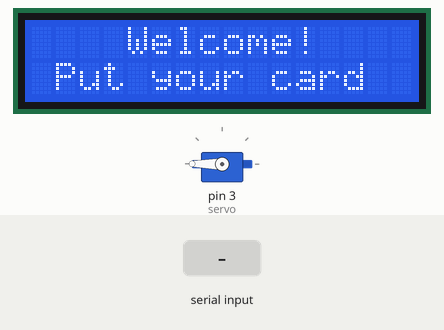
This sketch was run on a simulated Arduino Uno, built with avr-gcc and run on an emulated ATmega328P. On the bench: servo, 16×2 character LCD. Inputs (shaded band) come from the test bench.

Above: at 3.3 s.
3.4 s: "UNLOCK\n" received over Serial
At 3.44 s:
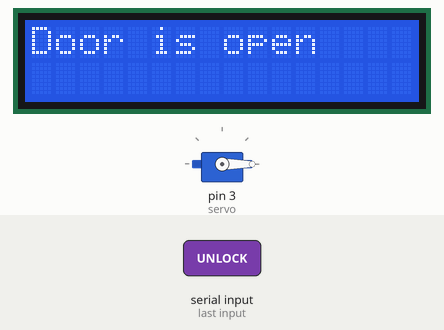
At 4.6 s:
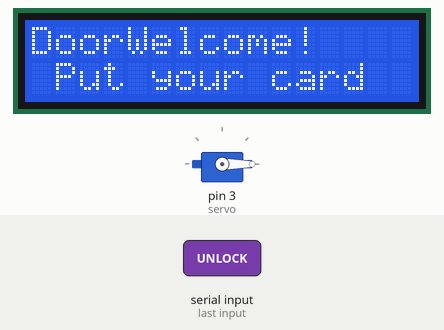
4.9 s: "LOCK\n" received over Serial
At 5.4 s:
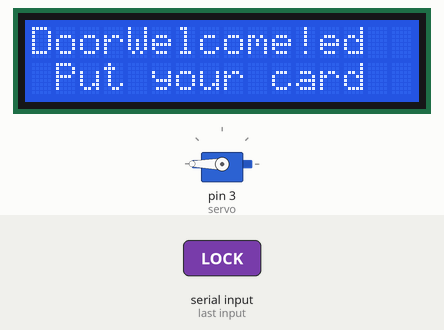
Timing chart, 0 to 7.9 s (numbered marks = the images above; inputs shaded):
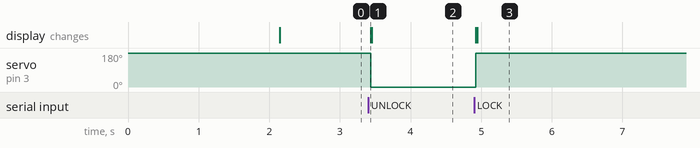

Measured:
- after the input at 3.4 s, servo on pin 3 (servo): 180° → 0° at once; the display: changes at once (image 1)
- after the input at 4.9 s, servo on pin 3 (servo): 0° → 180° after 0.02 s instead of 3.6 s; the display: first changes at once (image 3 shows a later state)

The sketch:

sketch_apr8b.ino
```cpp
#include <Servo.h>
#include <LiquidCrystal_I2C.h>
#include <SPI.h>
#include <MFRC522.h>

#define SS_PIN 10
#define RST_PIN 9

Servo servo;
LiquidCrystal_I2C lcd(0x27, 16, 2);
MFRC522 rfid(SS_PIN, RST_PIN);

bool lock = true;
unsigned long lastUnlockTime = 0;
const unsigned long autoLockDelay = 5000;

void setup() {
  Serial.begin(9600);
  servo.attach(3);
  servo.write(180); // locked position
  lcd.init();
  lcd.backlight();
  SPI.begin();
  rfid.PCD_Init();

  lcd.setCursor(2, 0);
  lcd.print("System Ready");
  delay(2000);
  lcd.clear();
}

void loop() {
  lcd.setCursor(4, 0);
  lcd.print("Welcome!");
  lcd.setCursor(1, 1);
  lcd.print("Put your card");

  // Send UID if a card is present
  if (rfid.PICC_IsNewCardPresent() && rfid.PICC_ReadCardSerial()) {
    String uid = "";
    for (byte i = 0; i < rfid.uid.size; i++) {
      uid += String(rfid.uid.uidByte[i] < 0x10 ? "0" : "");
      uid += String(rfid.uid.uidByte[i], HEX);
      if (i < rfid.uid.size - 1) uid += " ";
    }

    uid.toUpperCase();
    Serial.println(uid);  // Send UID to Python

    rfid.PICC_HaltA();
    delay(1000);
  }

  // Listen for LOCK/UNLOCK commands from Python
  if (Serial.available()) {
    String cmd = Serial.readStringUntil('\n');
    cmd.trim();

    if (cmd == "UNLOCK") {
      servo.write(0);
      lcd.clear();
      lcd.setCursor(0, 0);
      lcd.print("Door is open");
      lock = false;
      lastUnlockTime = millis();
    } else if (cmd == "LOCK") {
      servo.write(180);
      lcd.clear();
      lcd.setCursor(0, 0);
      lcd.print("Door is locked");
      lock = true;
    }
  }

  // Auto-lock after delay
  if (!lock && millis() - lastUnlockTime >= autoLockDelay) {
    servo.write(180);
    lcd.clear();
    lcd.setCursor(0, 0);
    lcd.print("Auto-locking");
    lock = true;
    delay(2000);
    lcd.clear();
  }
}
```
